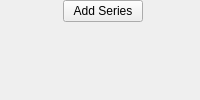
              <widget class="QWidget" name="series_viewer_tab">
               <layout class="QGridLayout" name="gridLayout_13">
                <property name="leftMargin">
                 <number>0</number>
                </property>
                <property name="topMargin">
                 <number>0</number>
                </property>
                <property name="rightMargin">
                 <number>0</number>
                </property>
                <property name="bottomMargin">
                 <number>0</number>
                </property>
                <item row="1" column="0" colspan="2">
                 <widget class="QFrame" name="frame_16">
                  <property name="frameShape">
                   <enum>QFrame::NoFrame</enum>
                  </property>
                  <property name="frameShadow">
                   <enum>QFrame::Plain</enum>
                  </property>
                  <property name="lineWidth">
                   <number>0</number>
                  </property>
                  <layout class="QGridLayout" name="gridLayout">
                   <property name="leftMargin">
                    <number>0</number>
                   </property>
                   <property name="topMargin">
                    <number>0</number>
                   </property>
                   <property name="rightMargin">
                    <number>0</number>
                   </property>
                   <property name="bottomMargin">
                    <number>0</number>
                   </property>
                   <property name="verticalSpacing">
                    <number>9</number>
                   </property>
                   <item row="0" column="1">
                    <spacer name="horizontalSpacer_25">
                     <property name="orientation">
                      <enum>Qt::Horizontal</enum>
                     </property>
                     <property name="sizeHint" stdset="0">
                      <size>
                       <width>40</width>
                       <height>20</height>
                      </size>
                     </property>
                    </spacer>
                   </item>
                   <item row="0" column="2">
                    <widget class="QPushButton" name="add_series_button">
                     <property name="text">
                      <string>Add Series</string>
                     </property>
                    </widget>
                   </item>
                   <item row="0" column="3">
                    <spacer name="horizontalSpacer_26">
                     <property name="orientation">
                      <enum>Qt::Horizontal</enum>
                     </property>
                     <property name="sizeHint" stdset="0">
                      <size>
                       <width>40</width>
                       <height>20</height>
                      </size>
                     </property>
                    </spacer>
                   </item>
                   <item row="3" column="0" colspan="4">
                    <widget class="QFrame" name="series_viewer_frame">
                     <property name="sizePolicy">
                      <sizepolicy hsizetype="Preferred" vsizetype="Expanding">
                       <horstretch>0</horstretch>
                       <verstretch>0</verstretch>
                      </sizepolicy>
                     </property>
                     <property name="frameShape">
                      <enum>QFrame::NoFrame</enum>
                     </property>
                     <property name="frameShadow">
                      <enum>QFrame::Plain</enum>
                     </property>
                     <property name="lineWidth">
                      <number>0</number>
                     </property>
                     <layout class="QGridLayout" name="series_viewer_container">
                      <property name="leftMargin">
                       <number>0</number>
                      </property>
                      <property name="topMargin">
                       <number>0</number>
                      </property>
                      <property name="rightMargin">
                       <number>0</number>
                      </property>
                      <property name="bottomMargin">
                       <number>0</number>
                      </property>
                     </layout>
                    </widget>
                   </item>
                  </layout>
                 </widget>
                </item>
               </layout>
              </widget>
